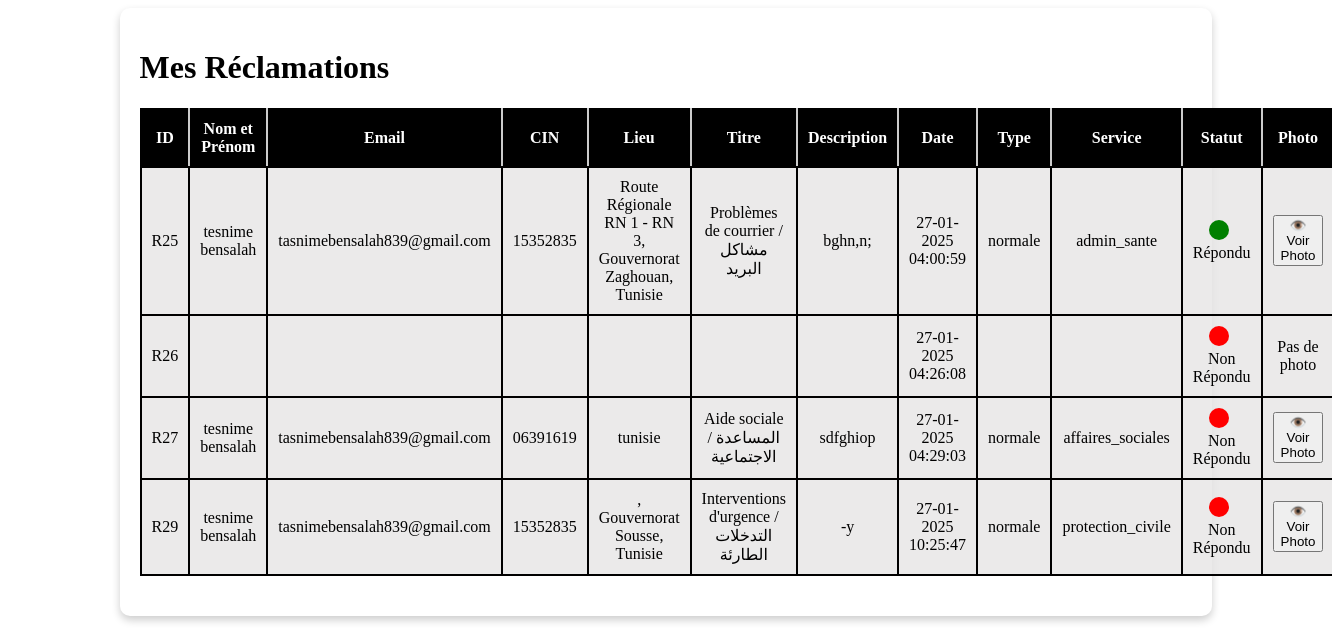
Page /mes_reclamations.php (signed in) on the committed database.
### tables this page shows
CREATE TABLE `reclamations` (
  `id` int(11) NOT NULL,
  `user_id` int(11) DEFAULT NULL,
  `nomPrenom` varchar(255) DEFAULT NULL,
  `email` varchar(255) DEFAULT NULL,
  `cin` varchar(8) DEFAULT NULL,
  `telephone` varchar(20) DEFAULT NULL,
  `titreReclamation` varchar(255) DEFAULT NULL,
  `photo` varchar(255) DEFAULT NULL,
  `service` varchar(100) DEFAULT NULL,
  `typeReclamation` varchar(50) DEFAULT NULL,
  `description` text DEFAULT NULL,
  `lieu` varchar(255) DEFAULT NULL,
  `latitude` float DEFAULT NULL,
  `longitude` float DEFAULT NULL,
  `status` varchar(20) DEFAULT NULL,
  `date` datetime DEFAULT current_timestamp(),
  `admin_id` int(11) DEFAULT NULL
);

### mes_reclamations.php (the view, shortened to what this page needs)
<?php
$mysqli = new mysqli('localhost', 'root', '', 'reclamations');
$user_id = $_SESSION['user_id'];
$query = "SELECT id, titreReclamation, description, date, status, nomPrenom, email, cin, lieu, typeReclamation, service, photo FROM reclamations WHERE user_id = ?";
$stmt = $mysqli->prepare($query);
$stmt->bind_param("i", $user_id);
$stmt->execute();
$result = $stmt->get_result();
$reclamations = [];
while ($row = $result->fetch_assoc()) {
    $reclamations[] = $row;
}
?>
<!DOCTYPE html>
<html lang="fr">
<head>
    <link rel="stylesheet" href="style.css">
</head>
<body>
<div class="container">
<h1>Mes Réclamations</h1>
<table class="table">
    <thead class="theadnoi">
        <tr>
            <th>ID</th>
            <th>Nom et Prénom</th>
            <th>Email</th>
            <th>CIN</th>
            <th>Lieu</th>
            <th>Titre</th>
            <th>Description</th>
            <th>Date</th>
            <th>Type</th>
            <th>Service</th>
            <th>Statut</th>
            <th>Photo</th>
        </tr>
    </thead>
    <tbody>
    <?php if (empty($reclamations)): ?>
        <tr>
            <td colspan="12">Aucune réclamation répondue.</td>
        </tr>
    <?php else: ?>
        <?php foreach ($reclamations as $reclamation): ?>
            <tr>
                <td>R<?= htmlspecialchars($reclamation['id']); ?></td>
                <td><?= htmlspecialchars($reclamation['nomPrenom']); ?></td>
                <td><?= htmlspecialchars($reclamation['email']); ?></td>
                <td><?= htmlspecialchars($reclamation['cin']); ?></td>
                <td><?= htmlspecialchars($reclamation['lieu']); ?></td>
                <td><?= htmlspecialchars($reclamation['titreReclamation']); ?></td>
                <td><?= htmlspecialchars($reclamation['description']); ?></td>
                <td><?= date('d-m-Y H:i:s', strtotime($reclamation['date'])); ?></td>
                <td><?= htmlspecialchars($reclamation['typeReclamation']); ?></td>
                <td><?= htmlspecialchars($reclamation['service']); ?></td>
                <td>
                    <?php if ($reclamation['status'] === 'nouveau'): ?>
                        <span class="status-circle status-nouveau"></span> <br> Non Répondu
                    <?php elseif ($reclamation['status'] === 'repondu'): ?>
                        <span class="status-circle status-repondu"></span> Répondu
                    <?php endif; ?>
                </td>
                <td>
                    <?php if ($reclamation['photo']): ?>
                        <button onclick="voirPhoto('uploads/<?= htmlspecialchars($reclamation['photo']) ?>')" class="voir-photo-btn">👁️ Voir Photo</button>
                    <?php else: ?>
                        Pas de photo
                    <?php endif; ?>
                </td>
            </tr>
        <?php endforeach; ?>
    <?php endif; ?>
    </tbody>
</table>
</div>
</body>
</html>

### style.css (style rules this page uses)
.container { background-color: #fff; border-radius: 10px; box-shadow: 0 4px 8px rgba(0, 0, 0, 0.2); }
.table { width: 100%; border-collapse: collapse; margin-bottom: 20px; border: 1px solid rgba(0, 0, 0, 0.826); }
.table th, .table td { padding: 10px; text-align: center; border: 2px solid #000000; }
.table th { color: #ffffff; font-weight: bold; }
tbody { background-color: #e6e5e5cd; }
.container { width: 80%; margin: auto; background: #ffffff; padding: 20px; border-radius: 10px; box-shadow: 0 4px 8px rgba(0, 0, 0, 0.2); }
.status-circle { width: 20px; height: 20px; border-radius: 50%; display: inline-block; margin-right: 5px; }
.status-nouveau { background-color: red; }
.status-repondu { background-color: green; }
.theadnoi { background-color: #000000; color: white; }
.theadnoi th { padding: 10px; text-align: center; border-right: 2px solid #ccc; }

### rows in the picture
reclamations: id "25", nomPrenom "tesnime bensalah", email "tasnimebensalah839@gmail.com", cin "15352835", lieu "Route Régionale RN 1 - RN 3, Gouvernorat Zaghouan, Tunisie", titreReclamation "Problèmes de courrier / مشاكل البريد", description "bghn,n;", date "27-01-2025 04:00:59", typeReclamation "normale", service "admin_sante", status "repondu" (drawn)
reclamations: id "26", date "27-01-2025 04:26:08", status "nouveau" (drawn), shows "Pas de photo"
reclamations: id "27", nomPrenom "tesnime bensalah", email "tasnimebensalah839@gmail.com", cin "06391619", lieu "tunisie", titreReclamation "Aide sociale / المساعدة الاجتماعية", description "sdfghiop", date "27-01-2025 04:29:03", typeReclamation "normale", service "affaires_sociales", status "nouveau" (drawn)
reclamations: id "29", nomPrenom "tesnime bensalah", email "tasnimebensalah839@gmail.com", cin "15352835", lieu ", Gouvernorat Sousse, Tunisie", titreReclamation "Interventions d'urgence / التدخلات الطارئة", description "-y", date "27-01-2025 10:25:47", typeReclamation "normale", service "protection_civile", status "nouveau" (drawn)
